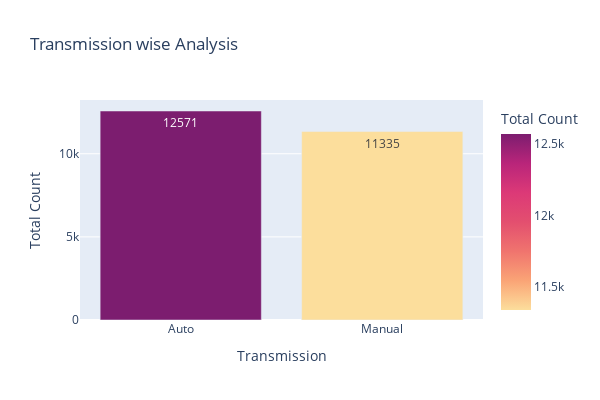

The notebook cell saved with this chart:
### Code cell
import plotly.express as px

# calculate the value counts for 'Transmission'
transmission_counts = df['Transmission'].value_counts().reset_index()
transmission_counts.columns = ['Transmission', 'Count']

fig = px.bar(transmission_counts,
             x='Transmission',
             y='Count',
             title='Transmission wise Analysis',
             width=600, height=400,
             text='Count',
             color='Count',
             color_continuous_scale='Sunsetdark',
             labels={"Transmission": "Transmission", "Count": "Total Count"})

fig.show()

### Figure 1 — Plotly figure (JSON) as saved in the notebook; plotly's stock layout.template omitted (floating-point values rounded to 4 significant figures)
{"data": [{"alignmentgroup": "True", "hovertemplate": "Transmission=%{x}<br>Total Count=%{marker.color}<extra></extra>", "legendgroup": "", "marker": {"color": [12571, 11335], "coloraxis": "coloraxis", "pattern": {"shape": ""}}, "name": "", "offsetgroup": "", "orientation": "v", "showlegend": false, "text": [12571, 11335], "textposition": "auto", "type": "bar", "x": ["Auto", "Manual"], "xaxis": "x", "y": [12571, 11335], "yaxis": "y"}], "layout": {"barmode": "relative", "coloraxis": {"colorbar": {"title": {"text": "Total Count"}}, "colorscale": [[0, "rgb(252, 222, 156)"], [0.1667, "rgb(250, 164, 118)"], [0.3333, "rgb(240, 116, 110)"], [0.5, "rgb(227, 79, 111)"], [0.6667, "rgb(220, 57, 119)"], [0.8333, "rgb(185, 37, 122)"], [1, "rgb(124, 29, 111)"]]}, "height": 400, "legend": {"tracegroupgap": 0}, "title": {"text": "Transmission wise Analysis"}, "width": 600, "xaxis": {"anchor": "y", "domain": [0, 1], "title": {"text": "Transmission"}}, "yaxis": {"anchor": "x", "domain": [0, 1], "title": {"text": "Total Count"}}}}
